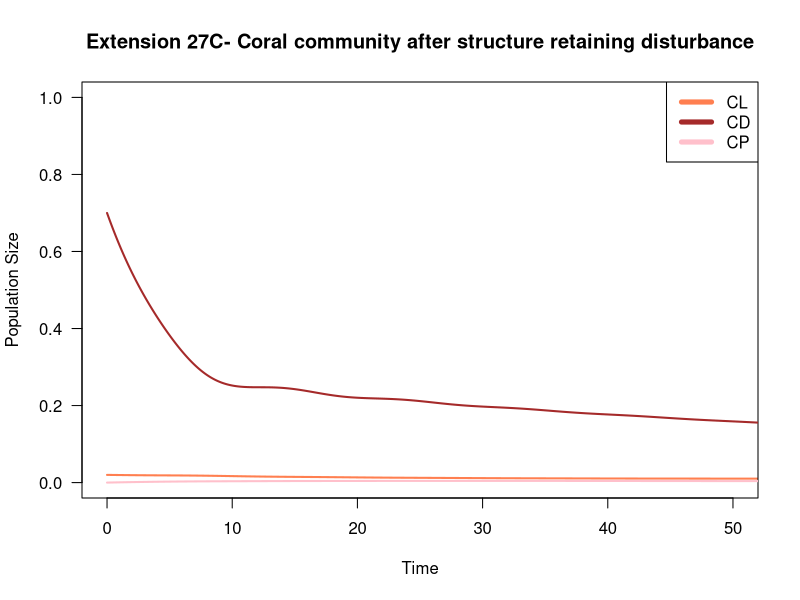
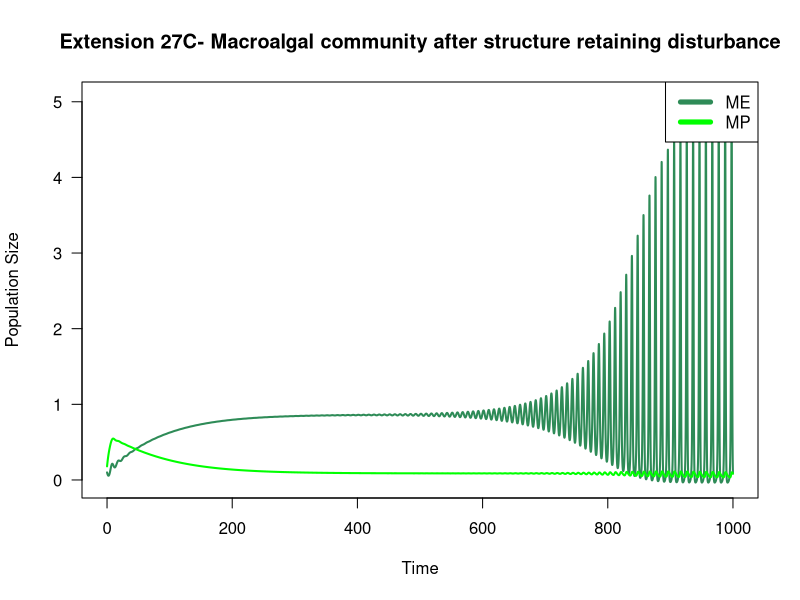
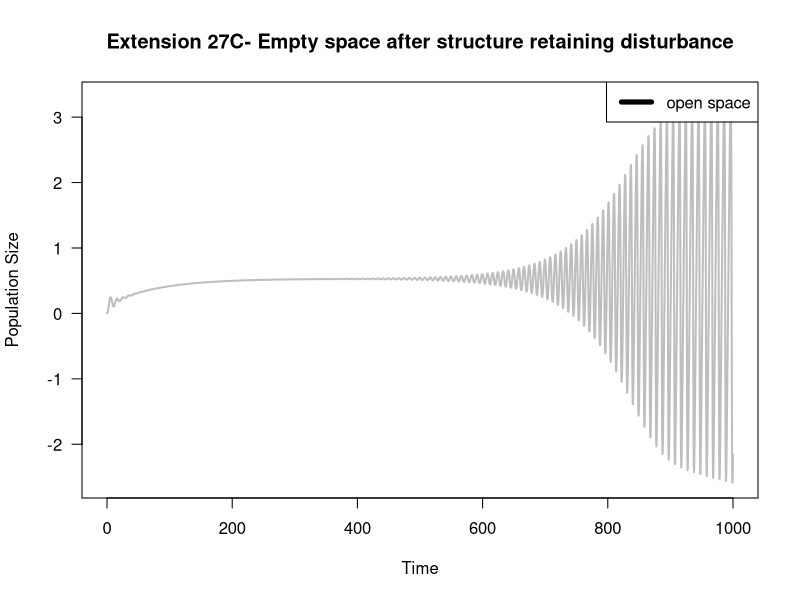
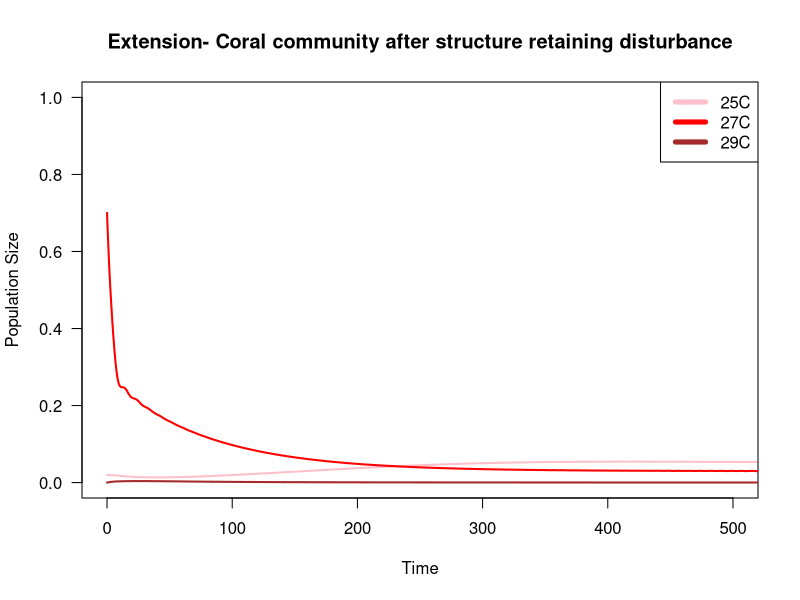
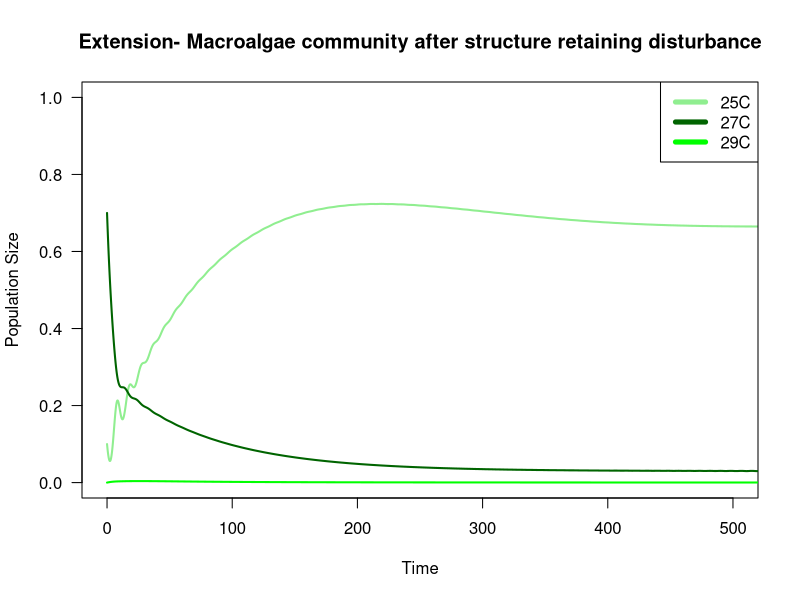
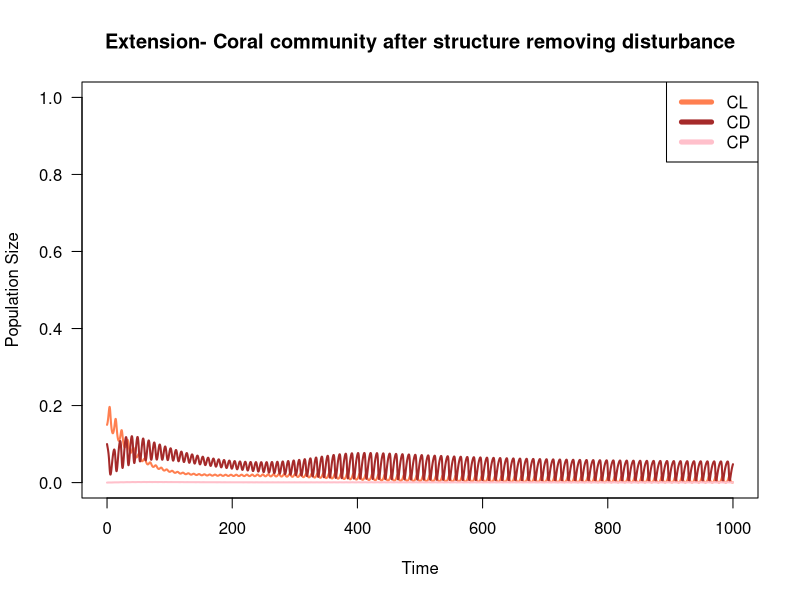
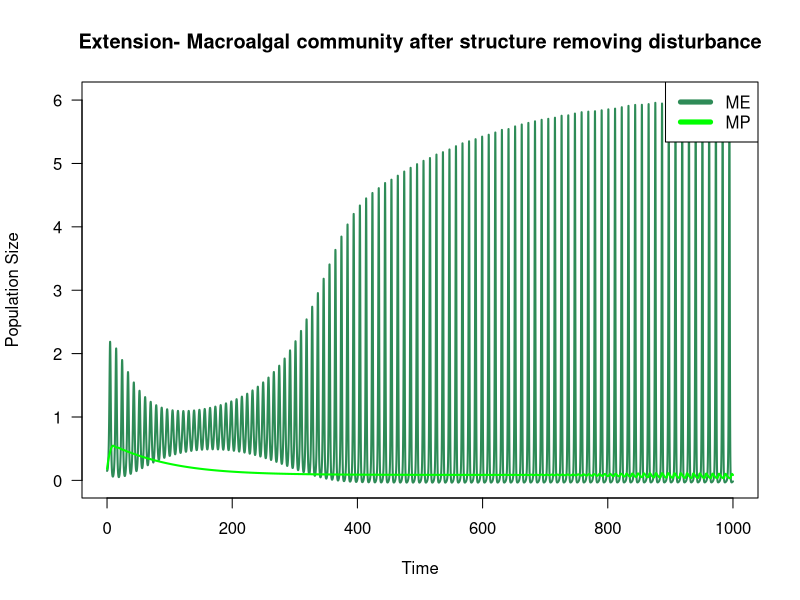
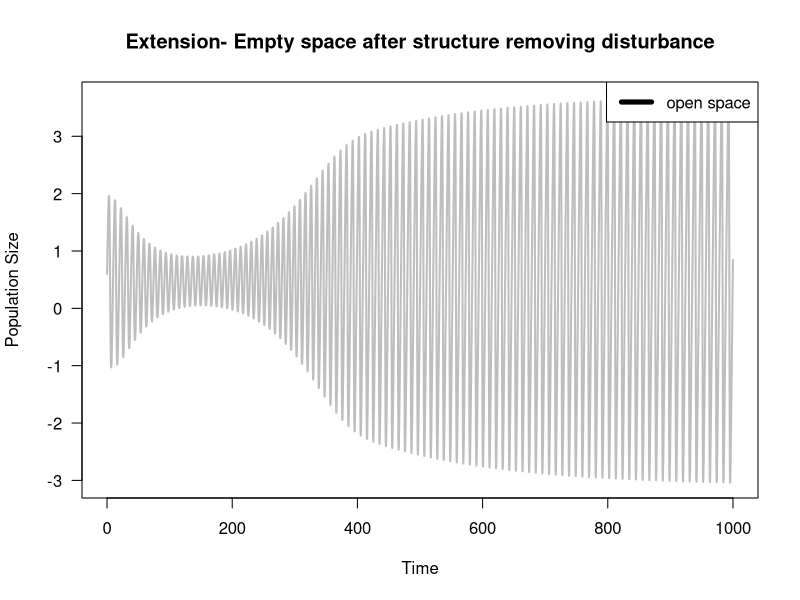

Recreate these plots in R, in order.
## ---- chunk 1
knitr::opts_chunk$set(echo = TRUE)
## ---- chunk 2

#VARIABLES
#CL  #live coral on open substrate
#CD  #dead coral
#CP #Live coral on dead coral
#ME #Exposed macroalgae
#MP #Protected macroalgae
#S #Empty space; colonizable by coral or macroalgae

#PARAMETERS (change in proportional cover/year)
gc <- 0.1 #growth rate of coral
gm <- 0.6 #growth rate of macroalgae
gmc <- 0.06 #Overgrowth rate of macroalgae onto live coral
dc <- 0.001 #Death rate of coral
dm <- 0.05 #Senescence rate of macroalgae
e <- 0.01 #Erosion rate of dead coral
gammaC <- 0.001 #Open settlement rate of coral
settlement <- 1 #Multiplier for rate of coral settlement onto dead coral
gammaM <- 0.001 #Open settlement rate of macroalgae
h <- 0.3 #Ambient herbivory rate
p <- 0.5 #Algal protection; degree to which ambient herbivory is reduced for protected macroalgae

## ---- chunk 3
# create a vector of timesteps
tset1 <- seq(from = 0, to = 1000, length.out = 10005)

# store colors for variables
CLcol <- 'coral'
CDcol <- 'brown'
CPcol <- 'pink'
MEcol <- 'seagreen'
MPcol <- 'green'
Scol <- 'gray'

## ---- chunk 4
# Define a function for gc as a function of temperature
gc_function <- function(temp) {
  max(0, 0.1 - 0.02 * (temp - 25))  # Growth decreases by 0.02 per 1C increase
}

# Set temperature scenario 1
temperature <- 27  # Setting temperature to 27C

# Use the function to determine gc for the given temperature
gc <- gc_function(temperature)


# create holding vectors and fill initial conditions - inital conditions represent proportional cover of the benthos
CL.simu.ext <- NaN*tset1; CL.simu.ext[1] <- 0.02  #live coral
CD.simu.ext <- NaN*tset1; CD.simu.ext[1] <- 0.7 #dead coral
CP.simu.ext <- NaN*tset1; CP.simu.ext[1] <- 0 #live coral on dead coral
ME.simu.ext <- NaN*tset1; ME.simu.ext[1] <- 0.1 #exposed macroalgae
MP.simu.ext <- NaN*tset1; MP.simu.ext[1] <- 0.18 #protected macroalgae
S.simu.ext <- NaN*tset1; S.simu.ext[1] <- 0 #empty space


# Loop through timesteps
for(i in 2:length(tset1)){
  dt <- tset1[i] - tset1[i-1]


  # Store previous timestep values
  CL <- CL.simu.ext[i-1]
  CD <- CD.simu.ext[i-1]
  CP <- CP.simu.ext[i-1]
  ME <- ME.simu.ext[i-1]
  MP <- MP.simu.ext[i-1]
  S <- S.simu.ext[i-1]

  # Compute changes using temperature-dependent gc
  dCL <- (gc * CL * S + gammaC * S - gmc * CL * (ME + MP) - dc * CL) * dt
  dCD <- (dc * (CL + CP) + MP * (h * (1 - p) + dm) - gc * CP * CD - settlement * gammaC * CD - gm * CD * (ME + MP) - gammaM * CD - e * CD) * dt
  dCP <- (gc * CP * CD + settlement * gammaC * CD - gmc * CP * (ME + MP) - dc * CP - e * CP) * dt
  dME <- (gm * ME * S + gm * MP * S + gammaM * S - ME * (h + dm)) * dt
  dMP <- (gm * MP * CD + gm * ME * CD + gmc * CL * (ME + MP) + gmc * CP * (ME + MP) + gammaM * CD - MP * (h * (1 - p) + dm + e)) * dt
  dS <- (1 - CL - CD - CP - ME - MP) * dt  # Ensure total proportion remains 1

  # Update states
  CL.simu.ext[i] <- CL + dCL
  CD.simu.ext[i] <- CD + dCD
  CP.simu.ext[i] <- CP + dCP
  ME.simu.ext[i] <- ME + dME
  MP.simu.ext[i] <- MP + dMP
  S.simu.ext[i] <- S + dS
}

## ---- chunk 5
# plot coral as a function of time
plot(x = tset1, y = CL.simu.ext,
     type = 'l', las = 1, lwd = 2, col = CLcol,
     ylim = c(0, 1),
     xlim= c(0, 50),
     xlab = 'Time', ylab = 'Population Size',
     main = "Extension 27C- Coral community after structure retaining disturbance")
 lines(x = tset1, y = CD.simu.ext,
      lwd = 2, col = CDcol)
 lines(x = tset1, y = CP.simu.ext,
      lwd = 2, col = CPcol )
 legend(x = 'topright', legend = c('CL', 'CD', 'CP'), lwd = 5, col = c(CLcol, CDcol, CPcol))

# plot population macroalgae as a function of time
plot(x = tset1, y = ME.simu.ext,
     type = 'l', las = 1, lwd = 2, col = MEcol,
     xlab = 'Time', ylab = 'Population Size',
     main = "Extension 27C- Macroalgal community after structure retaining disturbance")
lines(x = tset1, y = MP.simu.ext,
      lwd = 2, col = MPcol)
legend(x = 'topright', legend = c('ME', 'MP'), lwd = 5, col = c(MEcol, MPcol))

# plot open space as a function of time
plot(x = tset1, y = S.simu.ext,
     type = 'l', las = 1, lwd = 2, col = "grey",
     xlab = 'Time', ylab = 'Population Size',
     main = "Extension 27C- Empty space after structure retaining disturbance")
legend(x = 'topright', legend = c('open space'), lwd = 5)
## ---- chunk 6

# Set temperature scenario
temperature <- 29  # Setting temperature to 29C

# Use the function to determine gc for the given temperature
gc <- gc_function(temperature)


# create holding vectors and fill initial conditions - inital conditions represent proportional cover of the benthos
CL.simu.ext2 <- NaN*tset1; CL.simu.ext2[1] <- 0.02  #live coral
CD.simu.ext2 <- NaN*tset1; CD.simu.ext2[1] <- 0.7 #dead coral
CP.simu.ext2 <- NaN*tset1; CP.simu.ext2[1] <- 0 #live coral on dead coral
ME.simu.ext2 <- NaN*tset1; ME.simu.ext2[1] <- 0.1 #exposed macroalgae
MP.simu.ext2 <- NaN*tset1; MP.simu.ext2[1] <- 0.18 #protected macroalgae
S.simu.ext2 <- NaN*tset1; S.simu.ext2[1] <- 0 #empty space



# Loop through timesteps
for(i in 2:length(tset1)){
  dt <- tset1[i] - tset1[i-1]


  # Store previous timestep values
  CL <- CL.simu.ext2[i-1]
  CD <- CD.simu.ext2[i-1]
  CP <- CP.simu.ext2[i-1]
  ME <- ME.simu.ext2[i-1]
  MP <- MP.simu.ext2[i-1]
  S <- S.simu.ext2[i-1]

  # Compute changes using temperature-dependent gc
  dCL <- (gc * CL * S + gammaC * S - gmc * CL * (ME + MP) - dc * CL) * dt
  dCD <- (dc * (CL + CP) + MP * (h * (1 - p) + dm) - gc * CP * CD - settlement * gammaC * CD - gm * CD * (ME + MP) - gammaM * CD - e * CD) * dt
  dCP <- (gc * CP * CD + settlement * gammaC * CD - gmc * CP * (ME + MP) - dc * CP - e * CP) * dt
  dME <- (gm * ME * S + gm * MP * S + gammaM * S - ME * (h + dm)) * dt
  dMP <- (gm * MP * CD + gm * ME * CD + gmc * CL * (ME + MP) + gmc * CP * (ME + MP) + gammaM * CD - MP * (h * (1 - p) + dm + e)) * dt
  dS <- (1 - CL - CD - CP - ME - MP) * dt  # Ensure total proportion remains 1

  # Update states
  CL.simu.ext2[i] <- CL + dCL
  CD.simu.ext2[i] <- CD + dCD
  CP.simu.ext2[i] <- CP + dCP
  ME.simu.ext2[i] <- ME + dME
  MP.simu.ext2[i] <- MP + dMP
  S.simu.ext2[i] <- S + dS
}
## ---- chunk 7
temperature <- 25  # Example: setting temperature to 25°C

# Use the function to determine gc for the given temperature
gc <- gc_function(temperature)


# create holding vectors and fill initial conditions - inital conditions represent proportional cover of the benthos
CL.simu.ext3 <- NaN*tset1; CL.simu.ext3[1] <- 0.02  #live coral
CD.simu.ext3 <- NaN*tset1; CD.simu.ext3[1] <- 0.7 #dead coral
CP.simu.ext3 <- NaN*tset1; CP.simu.ext3[1] <- 0 #live coral on dead coral
ME.simu.ext3 <- NaN*tset1; ME.simu.ext3[1] <- 0.1 #exposed macroalgae
MP.simu.ext3 <- NaN*tset1; MP.simu.ext3[1] <- 0.18 #protected macroalgae
S.simu.ext3 <- NaN*tset1; S.simu.ext3[1] <- 0 #empty space



# Loop through timesteps
for(i in 2:length(tset1)){
  dt <- tset1[i] - tset1[i-1]


  # Store previous timestep values
  CL <- CL.simu.ext3[i-1]
  CD <- CD.simu.ext3[i-1]
  CP <- CP.simu.ext3[i-1]
  ME <- ME.simu.ext3[i-1]
  MP <- MP.simu.ext3[i-1]
  S <- S.simu.ext3[i-1]

  # Compute changes using temperature-dependent gc
  dCL <- (gc * CL * S + gammaC * S - gmc * CL * (ME + MP) - dc * CL) * dt
  dCD <- (dc * (CL + CP) + MP * (h * (1 - p) + dm) - gc * CP * CD - settlement * gammaC * CD - gm * CD * (ME + MP) - gammaM * CD - e * CD) * dt
  dCP <- (gc * CP * CD + settlement * gammaC * CD - gmc * CP * (ME + MP) - dc * CP - e * CP) * dt
  dME <- (gm * ME * S + gm * MP * S + gammaM * S - ME * (h + dm)) * dt
  dMP <- (gm * MP * CD + gm * ME * CD + gmc * CL * (ME + MP) + gmc * CP * (ME + MP) + gammaM * CD - MP * (h * (1 - p) + dm + e)) * dt
  dS <- (1 - CL - CD - CP - ME - MP) * dt  # Ensure total proportion remains 1

  # Update states
  CL.simu.ext3[i] <- CL + dCL
  CD.simu.ext3[i] <- CD + dCD
  CP.simu.ext3[i] <- CP + dCP
  ME.simu.ext3[i] <- ME + dME
  MP.simu.ext3[i] <- MP + dMP
  S.simu.ext3[i] <- S + dS
}
## ---- chunk 8
plot(x = tset1, y = CL.simu.ext3,
     type = 'l', las = 1, lwd = 2, col = 'pink',
     ylim = c(0, 1),
     xlim=c(0,500),
     xlab = 'Time', ylab = 'Population Size',
     main = "Extension- Coral community after structure retaining disturbance")
 lines(x = tset1, y = CD.simu.ext,
      lwd = 2, col = 'red')
 lines(x = tset1, y = CP.simu.ext2,
      lwd = 2, col = 'brown' )
 legend(x = 'topright', legend = c('25C', '27C', '29C'), lwd = 5, col = c('pink', 'red', 'brown'))
 
 
 
 plot(x = tset1, y = ME.simu.ext3,
     type = 'l', las = 1, lwd = 2, col = 'lightgreen',
     ylim = c(0, 1),
     xlim=c(0,500),
     xlab = 'Time', ylab = 'Population Size',
     main = "Extension- Macroalgae community after structure retaining disturbance")
 lines(x = tset1, y = CD.simu.ext,
      lwd = 2, col = 'darkgreen')
 lines(x = tset1, y = CP.simu.ext2,
      lwd = 2, col = 'green' )
 legend(x = 'topright', legend = c('25C', '27C', '29C'), lwd = 5, col = c('lightgreen', 'darkgreen', 'green'))
## ---- chunk 9
# Define a function for gc as a function of temperature
gc_function <- function(temp) {
  max(0, 0.1 - 0.02 * (temp - 25))  # Growth decreases by 0.02 per 1C increase
}

# Set temperature scenario 1
temperature <- 27  # Setting temperature to 27C

# Use the function to determine gc for the given temperature
gc <- gc_function(temperature)


# create holding vectors and fill initial conditions - inital conditions represent proportional cover of the benthos
CL.simu.ext4 <- NaN*tset1; CL.simu.ext4[1] <- 0.15  #live coral
CD.simu.ext4 <- NaN*tset1; CD.simu.ext4[1] <- 0.1 #dead coral
CP.simu.ext4 <- NaN*tset1; CP.simu.ext4[1] <- 0 #live coral on dead coral
ME.simu.ext4 <- NaN*tset1; ME.simu.ext4[1] <- 0.15 #exposed macroalgae
MP.simu.ext4 <- NaN*tset1; MP.simu.ext4[1] <- 0.0 #protected macroalgae
S.simu.ext4 <- NaN*tset1; S.simu.ext4[1] <- 0.6 #empty space


# Loop through timesteps
for(i in 2:length(tset1)){
  dt <- tset1[i] - tset1[i-1]


  # Store previous timestep values
  CL <- CL.simu.ext4[i-1]
  CD <- CD.simu.ext4[i-1]
  CP <- CP.simu.ext4[i-1]
  ME <- ME.simu.ext4[i-1]
  MP <- MP.simu.ext4[i-1]
  S <- S.simu.ext4[i-1]

  # Compute changes using temperature-dependent gc
  dCL <- (gc * CL * S + gammaC * S - gmc * CL * (ME + MP) - dc * CL) * dt
  dCD <- (dc * (CL + CP) + MP * (h * (1 - p) + dm) - gc * CP * CD - settlement * gammaC * CD - gm * CD * (ME + MP) - gammaM * CD - e * CD) * dt
  dCP <- (gc * CP * CD + settlement * gammaC * CD - gmc * CP * (ME + MP) - dc * CP - e * CP) * dt
  dME <- (gm * ME * S + gm * MP * S + gammaM * S - ME * (h + dm)) * dt
  dMP <- (gm * MP * CD + gm * ME * CD + gmc * CL * (ME + MP) + gmc * CP * (ME + MP) + gammaM * CD - MP * (h * (1 - p) + dm + e)) * dt
  dS <- (1 - CL - CD - CP - ME - MP) * dt  # Ensure total proportion remains 1

  # Update states
  CL.simu.ext4[i] <- CL + dCL
  CD.simu.ext4[i] <- CD + dCD
  CP.simu.ext4[i] <- CP + dCP
  ME.simu.ext4[i] <- ME + dME
  MP.simu.ext4[i] <- MP + dMP
  S.simu.ext4[i] <- S + dS
}

## ---- chunk 10
# plot coral as a function of time
plot(x = tset1, y = CL.simu.ext4,
     type = 'l', las = 1, lwd = 2, col = CLcol,
     ylim = c(0, 1),
     xlab = 'Time', ylab = 'Population Size',
     main = "Extension- Coral community after structure removing disturbance")
 lines(x = tset1, y = CD.simu.ext4,
      lwd = 2, col = CDcol)
 lines(x = tset1, y = CP.simu.ext4,
      lwd = 2, col = CPcol )
 legend(x = 'topright', legend = c('CL', 'CD', 'CP'), lwd = 5, col = c(CLcol, CDcol, CPcol))

# plot population macroalgae as a function of time
plot(x = tset1, y = ME.simu.ext4,
     type = 'l', las = 1, lwd = 2, col = MEcol,
     xlab = 'Time', ylab = 'Population Size',
     main = "Extension- Macroalgal community after structure removing disturbance")
lines(x = tset1, y = MP.simu.ext,
      lwd = 2, col = MPcol)
legend(x = 'topright', legend = c('ME', 'MP'), lwd = 5, col = c(MEcol, MPcol))

# plot open space as a function of time
plot(x = tset1, y = S.simu.ext4,
     type = 'l', las = 1, lwd = 2, col = "grey",
     xlab = 'Time', ylab = 'Population Size',
     main = "Extension- Empty space after structure removing disturbance")
legend(x = 'topright', legend = c('open space'), lwd = 5)
## ---- chunk 11
# Set temperature scenario (adjust this as needed)
temperature <- 29  # Example: setting temperature to 29C

# Use the function to determine gc for the given temperature
gc <- gc_function(temperature)


# create holding vectors and fill initial conditions - inital conditions represent proportional cover of the benthos
CL.simu.ext5 <- NaN*tset1; CL.simu.ext5[1] <- 0.15  #live coral
CD.simu.ext5 <- NaN*tset1; CD.simu.ext5[1] <- 0.1 #dead coral
CP.simu.ext5 <- NaN*tset1; CP.simu.ext5[1] <- 0 #live coral on dead coral
ME.simu.ext5 <- NaN*tset1; ME.simu.ext5[1] <- 0.15 #exposed macroalgae
MP.simu.ext5 <- NaN*tset1; MP.simu.ext5[1] <- 0.0 #protected macroalgae
S.simu.ext5 <- NaN*tset1; S.simu.ext5[1] <- 0.6 #empty space

# Loop through timesteps
for(i in 2:length(tset1)){
  dt <- tset1[i] - tset1[i-1]


  # Store previous timestep values
  CL <- CL.simu.ext5[i-1]
  CD <- CD.simu.ext5[i-1]
  CP <- CP.simu.ext5[i-1]
  ME <- ME.simu.ext5[i-1]
  MP <- MP.simu.ext5[i-1]
  S <- S.simu.ext5[i-1]

  # Compute changes using temperature-dependent gc
  dCL <- (gc * CL * S + gammaC * S - gmc * CL * (ME + MP) - dc * CL) * dt
  dCD <- (dc * (CL + CP) + MP * (h * (1 - p) + dm) - gc * CP * CD - settlement * gammaC * CD - gm * CD * (ME + MP) - gammaM * CD - e * CD) * dt
  dCP <- (gc * CP * CD + settlement * gammaC * CD - gmc * CP * (ME + MP) - dc * CP - e * CP) * dt
  dME <- (gm * ME * S + gm * MP * S + gammaM * S - ME * (h + dm)) * dt
  dMP <- (gm * MP * CD + gm * ME * CD + gmc * CL * (ME + MP) + gmc * CP * (ME + MP) + gammaM * CD - MP * (h * (1 - p) + dm + e)) * dt
  dS <- (1 - CL - CD - CP - ME - MP) * dt  # Ensure total proportion remains 1

  # Update states
  CL.simu.ext5[i] <- CL + dCL
  CD.simu.ext5[i] <- CD + dCD
  CP.simu.ext5[i] <- CP + dCP
  ME.simu.ext5[i] <- ME + dME
  MP.simu.ext5[i] <- MP + dMP
  S.simu.ext5[i] <- S + dS
}
## ---- chunk 12
temperature <- 25  # Example: setting temperature to 25°C

# Use the function to determine gc for the given temperature
gc <- gc_function(temperature)


# create holding vectors and fill initial conditions - inital conditions represent proportional cover of the benthos
CL.simu.ext6 <- NaN*tset1; CL.simu.ext6[1] <- 0.15  #live coral
CD.simu.ext6 <- NaN*tset1; CD.simu.ext6[1] <- 0.1 #dead coral
CP.simu.ext6 <- NaN*tset1; CP.simu.ext6[1] <- 0 #live coral on dead coral
ME.simu.ext6 <- NaN*tset1; ME.simu.ext6[1] <- 0.15 #exposed macroalgae
MP.simu.ext6 <- NaN*tset1; MP.simu.ext6[1] <- 0.0 #protected macroalgae
S.simu.ext6 <- NaN*tset1; S.simu.ext6[1] <- 0.6 #empty space


# Loop through timesteps
for(i in 2:length(tset1)){
  dt <- tset1[i] - tset1[i-1]


  # Store previous timestep values
  CL <- CL.simu.ext6[i-1]
  CD <- CD.simu.ext6[i-1]
  CP <- CP.simu.ext6[i-1]
  ME <- ME.simu.ext6[i-1]
  MP <- MP.simu.ext6[i-1]
  S <- S.simu.ext6[i-1]

  # Compute changes using temperature-dependent gc
  dCL <- (gc * CL * S + gammaC * S - gmc * CL * (ME + MP) - dc * CL) * dt
  dCD <- (dc * (CL + CP) + MP * (h * (1 - p) + dm) - gc * CP * CD - settlement * gammaC * CD - gm * CD * (ME + MP) - gammaM * CD - e * CD) * dt
  dCP <- (gc * CP * CD + settlement * gammaC * CD - gmc * CP * (ME + MP) - dc * CP - e * CP) * dt
  dME <- (gm * ME * S + gm * MP * S + gammaM * S - ME * (h + dm)) * dt
  dMP <- (gm * MP * CD + gm * ME * CD + gmc * CL * (ME + MP) + gmc * CP * (ME + MP) + gammaM * CD - MP * (h * (1 - p) + dm + e)) * dt
  dS <- (1 - CL - CD - CP - ME - MP) * dt  # Ensure total proportion remains 1

  # Update states
  CL.simu.ext6[i] <- CL + dCL
  CD.simu.ext6[i] <- CD + dCD
  CP.simu.ext6[i] <- CP + dCP
  ME.simu.ext6[i] <- ME + dME
  MP.simu.ext6[i] <- MP + dMP
  S.simu.ext6[i] <- S + dS
}
## ---- chunk 13
plot(x = tset1, y = CL.simu.ext6,
     type = 'l', las = 1, lwd = 2, col = 'pink',
     ylim = c(0, 1),
     xlab = 'Time', ylab = 'Population Size',
     main = "Extension- Coral community after structure removing disturbance")
 lines(x = tset1, y = CD.simu.ext4,
      lwd = 2, col = 'red')
 lines(x = tset1, y = CP.simu.ext5,
      lwd = 2, col = 'brown' )
 legend(x = 'topright', legend = c('25C', '27C', '29C'), lwd = 5, col = c('pink', 'red', 'brown'))
 
 
 
